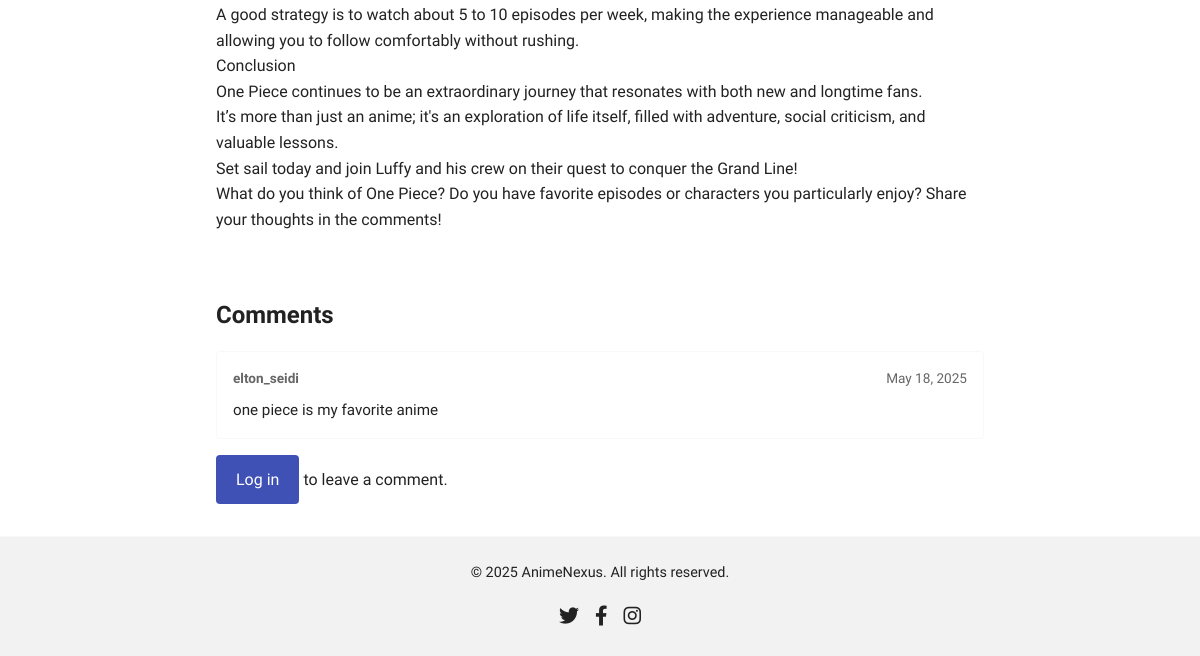
The page /post/167/ (lower part) on the database as committed earlier.
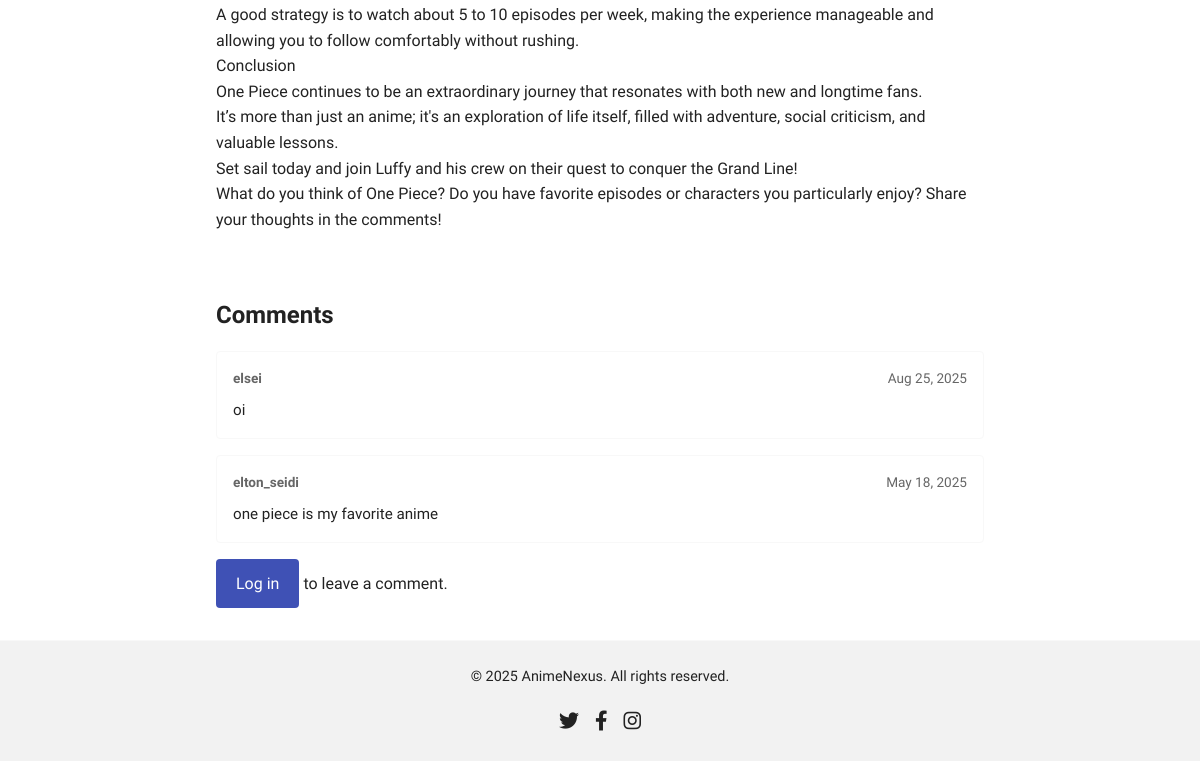
The same page on the database as committed later.
### blog/models.py (models this page shows, shortened)
class Comment(models.Model):
    post = models.ForeignKey(
        Post,
        on_delete=models.CASCADE,
        related_name="comments",
        help_text="Post that this comment belongs to."
    )
    user = models.ForeignKey(
        settings.AUTH_USER_MODEL,
        on_delete=models.CASCADE,
        related_name="comments",
        help_text="User who wrote the comment."
    )
    body = models.TextField(help_text="Text content of the comment.")
    approved = models.BooleanField(
        default=False,
        help_text="Whether the comment is approved for public display."
    )
    created_at = models.DateTimeField(
        default=timezone.now,
        help_text="Timestamp when the comment was created."
    )
    updated_at = models.DateTimeField(
        auto_now=True,
        help_text="Timestamp when the comment was last updated."
    )
    class Meta:
        verbose_name = "comment"
        verbose_name_plural = "comments"
        ordering = ["-created_at"]
        indexes = [
            models.Index(fields=["created_at"]),
        ]

### blog/views.py (the view)
# urls.py: path("post/<int:post_id>/", views.post_detail, name="post_detail"),
def post_detail(request, post_id):
    post = get_object_or_404(
        Post.objects.select_related("author", "category"),
        id=post_id,
    )
    approved_comments = post.comments.filter(
        approved=True
    ).order_by("-created_at")
    if request.method == "POST":
        if not request.user.is_authenticated:
            return redirect_to_login(request.get_full_path())
        form = CommentForm(request.POST)
        if form.is_valid():
            comment = form.save(commit=False)
            comment.post = post
            comment.user = request.user
            comment.approved = False
            comment.save()
            messages.info(
                request,
                "Your comment has been submitted and is awaiting approval."
            )
            return redirect(reverse("post_detail", args=[post.id]))
        else:
            messages.error(
                request, "Unable to submit your comment. Please try again."
            )
    else:
        form = CommentForm()
    return render(
        request,
        "blog/post_detail.html",
        {
            "post": post,
            "comments": approved_comments,
            "form": form,
        },
    )

### blog/context_processors.py (called while the page is built)
def _get_all_categories():
    cats = cache.get("all_categories")
    if cats is None:
        cats = list(Category.objects.order_by("name"))
        cache.set("all_categories", cats, 300)
    return cats

def categories(request):
    cats = _get_all_categories()
    return {"categories": cats, "all_categories": cats}

### blog/templates/blog/post_detail.html (shortened to what this page needs)
{% extends "blog/base.html" %}
{% load static %}
{% block content %}
  <article class="post-detail">
    <div class="post-detail__content">
      {{ post.content|linebreaks }}
    </div>
  </article>
  <section class="comments-section">
    <h2 class="comments-section__title">Comments</h2>
    {% if comments %}
      <ul class="comments-list">
        {% for comment in comments %}
          <li class="comment-item">
            <div class="comment-header">
              <strong>{{ comment.user.username }}</strong>
              <time datetime="{{ comment.created_at|date:'Y-m-d' }}">{{ comment.created_at|date:"M d, Y" }}</time>
            </div>
            <div class="comment-body">
              {{ comment.body|linebreaks }}
            </div>
          </li>
        {% endfor %}
      </ul>
    {% else %}
      <p>No comments yet.</p>
    {% endif %}
    {% if user.is_authenticated %}
      <div class="add-comment">
        <h3>Add a Comment</h3>
        <form method="post" class="comment-form">
          {% csrf_token %}
          {{ form.non_field_errors }}
          <div class="form-group">
            {{ form.body.label_tag }}
            {{ form.body }}
            {{ form.body.errors }}
          </div>
          <div class="form-actions">
            <button type="submit" class="btn btn-primary">Submit Comment</button>
          </div>
        </form>
      </div>
    {% else %}
      <p><a href="{% url 'login' %}?next={{ request.path }}" class="btn btn-link">Log in</a> to leave a comment.</p>
    {% endif %}
  </section>
{% endblock %}

Rows that differ between the two databases and show on the page:
now on this page (row edited): Comment: user.username "elsei", created_at "Aug 25, 2025", body "oi"
